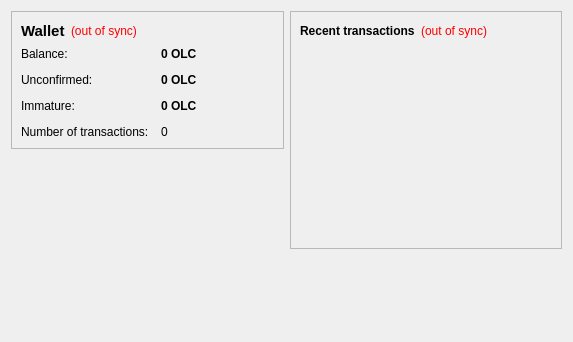
<?xml version="1.0" encoding="UTF-8"?>
<ui version="4.0">
 <class>OverviewPage</class>
 <widget class="QWidget" name="OverviewPage">
  <property name="geometry">
   <rect>
    <x>0</x>
    <y>0</y>
    <width>573</width>
    <height>342</height>
   </rect>
  </property>
  <property name="windowTitle">
   <string>Form</string>
  </property>
  <layout class="QHBoxLayout" name="horizontalLayout" stretch="1,1">
   <item>
    <layout class="QVBoxLayout" name="verticalLayout_2">
     <item>
      <widget class="QFrame" name="frame">
       <property name="frameShape">
        <enum>QFrame::StyledPanel</enum>
       </property>
       <property name="frameShadow">
        <enum>QFrame::Raised</enum>
       </property>
       <layout class="QVBoxLayout" name="verticalLayout_4">
        <item>
         <layout class="QHBoxLayout" name="horizontalLayout_4">
          <item>
           <widget class="QLabel" name="label_5">
            <property name="font">
             <font>
              <pointsize>11</pointsize>
              <weight>75</weight>
              <bold>true</bold>
             </font>
            </property>
            <property name="text">
             <string>Wallet</string>
            </property>
           </widget>
          </item>
          <item>
           <widget class="QLabel" name="labelWalletStatus">
            <property name="toolTip">
             <string>The displayed information may be out of date. Your wallet automatically synchronizes with the Onelast network after a connection is established, but this process has not completed yet.</string>
            </property>
            <property name="styleSheet">
             <string notr="true">QLabel { color: red; }</string>
            </property>
            <property name="text">
             <string notr="true">(out of sync)</string>
            </property>
            <property name="alignment">
             <set>Qt::AlignLeading|Qt::AlignLeft|Qt::AlignVCenter</set>
            </property>
           </widget>
          </item>
          <item>
           <spacer name="horizontalSpacer_2">
            <property name="orientation">
             <enum>Qt::Horizontal</enum>
            </property>
            <property name="sizeHint" stdset="0">
             <size>
              <width>40</width>
              <height>20</height>
             </size>
            </property>
           </spacer>
          </item>
         </layout>
        </item>
        <item>
         <layout class="QFormLayout" name="formLayout_2">
          <property name="fieldGrowthPolicy">
           <enum>QFormLayout::AllNonFixedFieldsGrow</enum>
          </property>
          <property name="horizontalSpacing">
           <number>12</number>
          </property>
          <property name="verticalSpacing">
           <number>12</number>
          </property>
          <item row="0" column="0">
           <widget class="QLabel" name="label">
            <property name="text">
             <string>Balance:</string>
            </property>
           </widget>
          </item>
          <item row="0" column="1">
           <widget class="QLabel" name="labelBalance">
            <property name="font">
             <font>
              <weight>75</weight>
              <bold>true</bold>
             </font>
            </property>
            <property name="cursor">
             <cursorShape>IBeamCursor</cursorShape>
            </property>
            <property name="toolTip">
             <string>Your current balance</string>
            </property>
            <property name="text">
             <string notr="true">0 OLC</string>
            </property>
            <property name="textInteractionFlags">
             <set>Qt::LinksAccessibleByMouse|Qt::TextSelectableByKeyboard|Qt::TextSelectableByMouse</set>
            </property>
           </widget>
          </item>
          <item row="1" column="0">
           <widget class="QLabel" name="label_3">
            <property name="text">
             <string>Unconfirmed:</string>
            </property>
           </widget>
          </item>
          <item row="1" column="1">
           <widget class="QLabel" name="labelUnconfirmed">
            <property name="font">
             <font>
              <weight>75</weight>
              <bold>true</bold>
             </font>
            </property>
            <property name="cursor">
             <cursorShape>IBeamCursor</cursorShape>
            </property>
            <property name="toolTip">
             <string>Total of transactions that have yet to be confirmed, and do not yet count toward the current balance</string>
            </property>
            <property name="text">
             <string notr="true">0 OLC</string>
            </property>
            <property name="textInteractionFlags">
             <set>Qt::LinksAccessibleByMouse|Qt::TextSelectableByKeyboard|Qt::TextSelectableByMouse</set>
            </property>
           </widget>
          </item>
          <item row="3" column="0">
           <widget class="QLabel" name="label_2">
            <property name="text">
             <string>Number of transactions:</string>
            </property>
           </widget>
          </item>
          <item row="3" column="1">
           <widget class="QLabel" name="labelNumTransactions">
            <property name="toolTip">
             <string>Total number of transactions in wallet</string>
            </property>
            <property name="text">
             <string notr="true">0</string>
            </property>
           </widget>
          </item>
          <item row="2" column="0">
           <widget class="QLabel" name="labelImmatureText">
            <property name="text">
             <string>Immature:</string>
            </property>
           </widget>
          </item>
          <item row="2" column="1">
           <widget class="QLabel" name="labelImmature">
            <property name="font">
             <font>
              <weight>75</weight>
              <bold>true</bold>
             </font>
            </property>
            <property name="toolTip">
             <string>Mined balance that has not yet matured</string>
            </property>
            <property name="text">
             <string notr="true">0 OLC</string>
            </property>
            <property name="textInteractionFlags">
             <set>Qt::LinksAccessibleByMouse|Qt::TextSelectableByKeyboard|Qt::TextSelectableByMouse</set>
            </property>
           </widget>
          </item>
         </layout>
        </item>
       </layout>
      </widget>
     </item>
     <item>
      <spacer name="verticalSpacer">
       <property name="orientation">
        <enum>Qt::Vertical</enum>
       </property>
       <property name="sizeHint" stdset="0">
        <size>
         <width>20</width>
         <height>40</height>
        </size>
       </property>
      </spacer>
     </item>
    </layout>
   </item>
   <item>
    <layout class="QVBoxLayout" name="verticalLayout_3">
     <item>
      <widget class="QFrame" name="frame_2">
       <property name="frameShape">
        <enum>QFrame::StyledPanel</enum>
       </property>
       <property name="frameShadow">
        <enum>QFrame::Raised</enum>
       </property>
       <layout class="QVBoxLayout" name="verticalLayout">
        <item>
         <layout class="QHBoxLayout" name="horizontalLayout_2">
          <item>
           <widget class="QLabel" name="label_4">
            <property name="text">
             <string>&lt;b&gt;Recent transactions&lt;/b&gt;</string>
            </property>
           </widget>
          </item>
          <item>
           <widget class="QLabel" name="labelTransactionsStatus">
            <property name="toolTip">
             <string>The displayed information may be out of date. Your wallet automatically synchronizes with the Onelast network after a connection is established, but this process has not completed yet.</string>
            </property>
            <property name="styleSheet">
             <string notr="true">QLabel { color: red; }</string>
            </property>
            <property name="text">
             <string notr="true">(out of sync)</string>
            </property>
            <property name="alignment">
             <set>Qt::AlignRight|Qt::AlignTrailing|Qt::AlignVCenter</set>
            </property>
           </widget>
          </item>
          <item>
           <spacer name="horizontalSpacer">
            <property name="orientation">
             <enum>Qt::Horizontal</enum>
            </property>
            <property name="sizeHint" stdset="0">
             <size>
              <width>40</width>
              <height>20</height>
             </size>
            </property>
           </spacer>
          </item>
         </layout>
        </item>
        <item>
         <widget class="QListView" name="listTransactions">
          <property name="styleSheet">
           <string notr="true">QListView { background: transparent; }</string>
          </property>
          <property name="frameShape">
           <enum>QFrame::NoFrame</enum>
          </property>
          <property name="verticalScrollBarPolicy">
           <enum>Qt::ScrollBarAlwaysOff</enum>
          </property>
          <property name="horizontalScrollBarPolicy">
           <enum>Qt::ScrollBarAlwaysOff</enum>
          </property>
          <property name="selectionMode">
           <enum>QAbstractItemView::NoSelection</enum>
          </property>
         </widget>
        </item>
       </layout>
      </widget>
     </item>
     <item>
      <spacer name="verticalSpacer_2">
       <property name="orientation">
        <enum>Qt::Vertical</enum>
       </property>
       <property name="sizeHint" stdset="0">
        <size>
         <width>20</width>
         <height>40</height>
        </size>
       </property>
      </spacer>
     </item>
    </layout>
   </item>
  </layout>
 </widget>
 <resources/>
 <connections/>
</ui>
